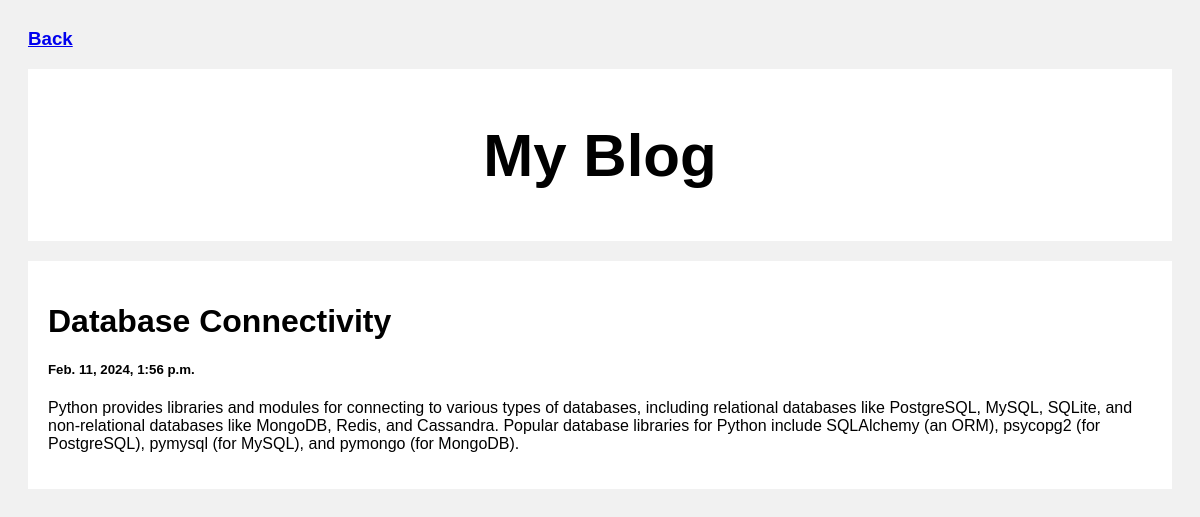
Screenshot of /post/3 (signed in) with the database file from the repository.
### posts/models.py (models this page shows)
class Post(models.Model):
    title=models.CharField(max_length=100)
    body=models.CharField(max_length=1000000)
    created_at=models.DateTimeField(default=datetime.now,blank=True)

### posts/views.py (the view)
# urls.py: path('post/<str:pk>',views.post,name='post')
def post(request,pk):
    posts=Post.objects.get(id=pk)
    return render(request,'posts.html',{'posts':posts})

### templates/posts.html (shortened to what this page needs)
{% if user.is_authenticated %}
<h3><a href="/">Back</a></h3>
<!DOCTYPE html>
<html>
<head>
</head>
<body>
<div class="header">
  <h2>My Blog</h2>
</div>
<div class="row">
  <div class="leftcolumn">
    <div class="card">
        <h1>{{posts.title}}</h1>
        <h5>{{posts.created_at}}</h5>
        <p>{{posts.body}}</p>
    </div>
  </div>
</div>
</body>
</html>
{% else %}
<h3><a href="{% url 'register' %}">Login</a></h3>
<p>Please Login</p>
{% endif %}

### templates/posts.html (style rules this page uses)
* { box-sizing: border-box; }
body { font-family: Arial; padding: 20px; background: #f1f1f1; }
.header { padding: 2px; font-size: 40px; text-align: center; background: white; }
.leftcolumn { float: left; width: 100%; }
.card { background-color: white; padding: 20px; margin-top: 20px; }
.row:after { content: ""; display: table; clear: both; }

### rows the page displays
Post: title "Database Connectivity", created_at "Feb. 11, 2024, 1:56 p.m.", body "Python provides libraries and modules for connecting to various types of databases, including relational databases like PostgreSQL, MySQL, SQLite, and non-relational databases like MongoDB, Redis, and Cassandra. Popular database libraries for Python include SQLAlchemy (an ORM), psycopg2 (for PostgreSQL), pymysql (for MySQL), and pymongo (for MongoDB)."
